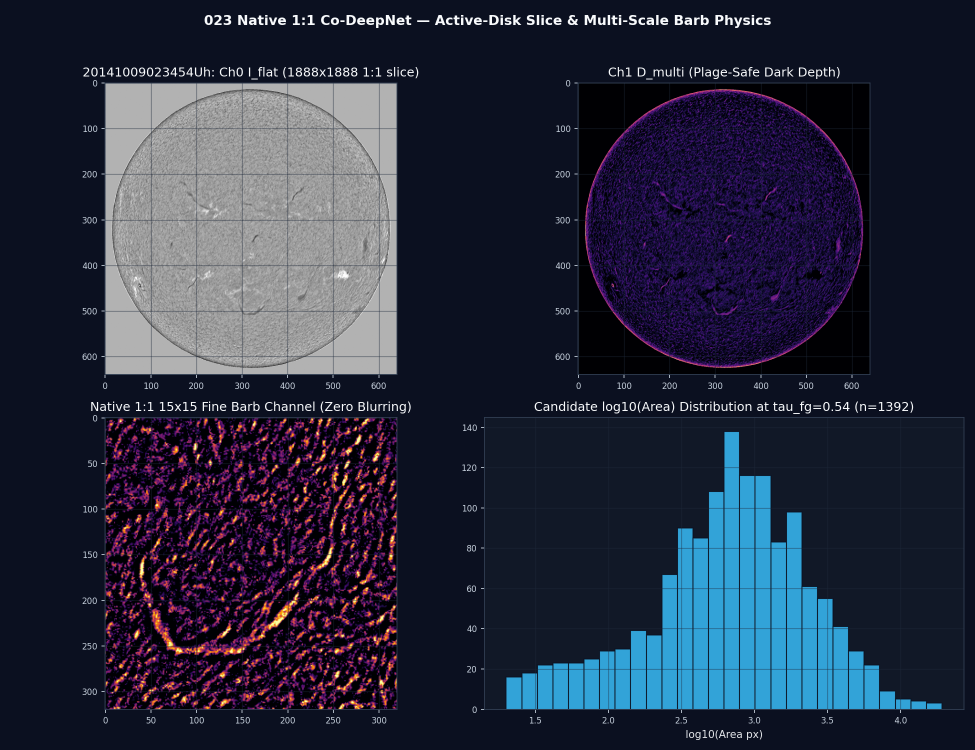
#> input picture report/01_native_5ch_physics_and_targets.png, 1950 x 1500 px (shown at 1/2 size); its folder holds only this picture in this run
$ python -i physics_v2.py   (imports and definitions only)
#> lines starting #> are read from the running program, lines starting #| are printed output that depends on the picture; after the words box and inside, x2 and y2 are one past the last pixel; in counts of white or black regions, pixels touching at a corner belong together
"""Clean-sheet GONG H-alpha limb detector, 2D illumination-first physics, RAM preloader, and GPU 5-ch native barb tensor."""
from __future__ import annotations

import os
import shutil
from concurrent.futures import ThreadPoolExecutor
from pathlib import Path

import cv2
import numpy as np
import torch
import torch.nn.functional as F

IMG_SIZE = 2048
SLICE_SIZE = 1888  # 59 * 32; encloses 100.0% of solar chromosphere (2 * R_sun <= 1844 < 1888) at 1:1 native lattice
DEFAULT_CX = 1021.5
DEFAULT_CY = 1022.2
DEFAULT_R = 906.8


# [20 lines left out: function _algebraic_circle_irls, not called in this run]


def fit_gong_limb(img_u8: np.ndarray) -> tuple[float, float, float, int]:
    """Locate the inner H-alpha solar limb (R in [892, 922] px), rejecting outer coronagraph edges."""
    ys_m, xs_m = np.nonzero(img_u8[::4, ::4] > 75)
    if len(xs_m) > 100:
        cx0 = float(np.clip(0.5 * (float(xs_m.mean()) * 4.0) + 0.5 * DEFAULT_CX, 995.0, 1050.0))
        cy0 = float(np.clip(0.5 * (float(ys_m.mean()) * 4.0) + 0.5 * DEFAULT_CY, 995.0, 1050.0))
    else:
        cx0, cy0 = DEFAULT_CX, DEFAULT_CY

    thetas = np.linspace(0.0, 2.0 * np.pi, 360, endpoint=False, dtype=np.float32)
    radii = np.arange(860.0, 946.0, 1.0, dtype=np.float32)
    cos_t = np.cos(thetas)[:, None]
    sin_t = np.sin(thetas)[:, None]
    img_f = img_u8.astype(np.float32)

    cx, cy, R, rmse = cx0, cy0, DEFAULT_R, 99.0
    n_inliers = 0
    for pass_idx in range(2):
        map_x = (cx + cos_t * radii[None, :]).astype(np.float32)
        map_y = (cy + sin_t * radii[None, :]).astype(np.float32)
        prof = cv2.remap(img_f, map_x, map_y, cv2.INTER_LINEAR, borderMode=cv2.BORDER_CONSTANT, borderValue=0.0)
        prof_s = prof.copy()
        prof_s[:, 1:-1] = 0.25 * prof[:, :-2] + 0.5 * prof[:, 1:-1] + 0.25 * prof[:, 2:]

        r_lo = int(882 - 860)
        r_hi = int(926 - 860)
        grad = np.zeros_like(prof_s)
        grad[:, 4:-4] = prof_s[:, :-8] - prof_s[:, 8:]
        sub = grad[:, r_lo:r_hi]
        best_idx = np.argmax(sub, axis=1) + r_lo
        best_r = radii[best_idx]
        best_g = grad[np.arange(len(thetas)), best_idx]
        inner_i = prof_s[np.arange(len(thetas)), np.maximum(0, best_idx - 14)]

        valid = (inner_i > 58.0) & (best_g > 9.0) & (best_r > 883.0) & (best_r < 925.0)
        if pass_idx == 1 and 890.0 <= R <= 924.0:
            valid &= np.abs(best_r - R) <= 8.0
        n_inliers = int(valid.sum())
        if n_inliers < 45:
            return DEFAULT_CX, DEFAULT_CY, DEFAULT_R, n_inliers

        px = cx + cos_t[valid, 0] * best_r[valid]
        py = cy + sin_t[valid, 0] * best_r[valid]
        cx_fit, cy_fit, R_fit, rmse_fit = _algebraic_circle_irls(px.astype(np.float64), py.astype(np.float64))
        if 892.0 <= R_fit <= 922.0 and abs(cx_fit - DEFAULT_CX) <= 50.0 and abs(cy_fit - DEFAULT_CY) <= 50.0:
            cx, cy, R, rmse = cx_fit, cy_fit, R_fit, rmse_fit
        else:
            return DEFAULT_CX, DEFAULT_CY, DEFAULT_R, n_inliers

    if not (892.0 <= R <= 922.0) or rmse > 8.0:
        return DEFAULT_CX, DEFAULT_CY, DEFAULT_R, n_inliers
    return float(cx), float(cy), float(R), n_inliers


def _clamp_exterior_512(img512: np.ndarray, cx: float, cy: float, R_sun: float) -> tuple[np.ndarray, np.ndarray]:
    cx5 = cx / 4.0
    cy5 = cy / 4.0
    r_lim = 0.982 * (R_sun / 4.0)
    yy, xx = np.mgrid[0:512, 0:512].astype(np.float32)
    dx = xx - cx5
    dy = yy - cy5
    rad = np.hypot(dx, dy)
    scale = np.where(rad > r_lim, r_lim / np.maximum(rad, 1e-6), 1.0).astype(np.float32)
    mx = (cx5 + dx * scale).astype(np.float32)
    my = (cy5 + dy * scale).astype(np.float32)
    clamped = cv2.remap(img512, mx, my, cv2.INTER_LINEAR, borderMode=cv2.BORDER_REPLICATE)
    on_disk512 = rad <= (0.990 * (R_sun / 4.0))
    return clamped, on_disk512


def compute_solar_geometry(cx: float, cy: float, R_sun: float, size: int = IMG_SIZE) -> tuple[np.ndarray, np.ndarray]:
    """Return (on_disk bool mask, mu cosine heliocentric angle float32) at native resolution."""
    yy, xx = np.mgrid[0:size, 0:size].astype(np.float32)
    rho = np.hypot(xx - np.float32(cx), yy - np.float32(cy)) / np.float32(R_sun)
    on_disk = rho <= np.float32(0.996)
    mu = np.sqrt(np.clip(1.0 - rho * rho, 0.0, 1.0)).astype(np.float32)
    return on_disk, mu


# [26 lines left out: function _dark_ridge_tubularity_1024, not called in this run]


def build_physics_channels_u8(
    img_u8: np.ndarray,
    cx: float | None = None,
    cy: float | None = None,
    R_sun: float | None = None,
) -> tuple[np.ndarray, dict[str, float]]:
    """Build 2048x2048x3 uint8 solar physics tensor [I_flat, D_multi, T_ribbon]."""
    if cx is None or cy is None or R_sun is None:
        cx, cy, R_sun, n_inl = fit_gong_limb(img_u8)
    else:
        n_inl = 360

    img_f32 = img_u8.astype(np.float32)
    img512 = cv2.resize(img_f32, (512, 512), interpolation=cv2.INTER_AREA)
    clamped512, _ = _clamp_exterior_512(img512, cx, cy, R_sun)

    m0 = cv2.GaussianBlur(clamped512, (0, 0), 18.0)
    no_plage = np.minimum(clamped512, m0 + 18.0)
    k21 = cv2.getStructuringElement(cv2.MORPH_ELLIPSE, (21, 21))
    b_close = cv2.morphologyEx(no_plage, cv2.MORPH_CLOSE, k21)
    b_mid512 = cv2.GaussianBlur(b_close, (0, 0), 7.0)
    b_broad512 = cv2.GaussianBlur(b_close, (0, 0), 20.0)
    s_2d512 = np.maximum(cv2.GaussianBlur(np.abs(no_plage - b_mid512) * 1.4826, (0, 0), 16.0), 3.5)

    b_mid = cv2.resize(b_mid512, (IMG_SIZE, IMG_SIZE), interpolation=cv2.INTER_LINEAR)
    b_broad = cv2.resize(b_broad512, (IMG_SIZE, IMG_SIZE), interpolation=cv2.INTER_LINEAR)
    s_2d = cv2.resize(s_2d512, (IMG_SIZE, IMG_SIZE), interpolation=cv2.INTER_LINEAR)

    on_disk, _ = compute_solar_geometry(cx, cy, R_sun, IMG_SIZE)
    on_disk_1024 = cv2.resize(on_disk.astype(np.uint8), (1024, 1024), interpolation=cv2.INTER_NEAREST) > 0

    diff_mid = b_mid - img_f32
    diff_broad = b_broad - img_f32

    ch0_f = np.clip(185.0 - 28.0 * (diff_mid / s_2d), 0.0, 255.0)
    ch0_u8 = np.where(on_disk, ch0_f, 185.0).round().astype(np.uint8)

    d_mid = np.clip(diff_mid / (6.5 * s_2d), 0.0, 1.0)
    d_broad = np.clip(diff_broad / (7.5 * s_2d), 0.0, 1.0)
    d_multi_u8 = np.where(on_disk, (0.55 * d_mid + 0.45 * d_broad) * 255.0, 0.0).round().astype(np.uint8)

    t_1024 = _dark_ridge_tubularity_1024(d_multi_u8, on_disk_1024)
    ch2_u8 = cv2.resize(t_1024, (IMG_SIZE, IMG_SIZE), interpolation=cv2.INTER_LINEAR)
    ch2_u8[~on_disk] = 0

    hw3 = np.stack([ch0_u8, d_multi_u8, ch2_u8], axis=-1)
    geom = {
        "cx": float(cx),
        "cy": float(cy),
        "R_sun": float(R_sun),
        "n_inliers": int(n_inl),
        "s_2d_med": float(np.median(s_2d[on_disk])),
    }
    return hw3, geom


# [58 lines left out: functions find_image_path, prepare_physics_cache, not called in this run]


_MMAP_CACHE: dict[str, np.ndarray] = {}


# [112 lines left out: functions load_cached_physics_u8, preload_ram_physics, active_disk_slice_origin, transform_local_center_d4, build_native_5ch_gpu, not called in this run]

>>> import cv2
>>> picture = cv2.imread('../report/01_native_5ch_physics_and_targets.png', cv2.IMREAD_GRAYSCALE)
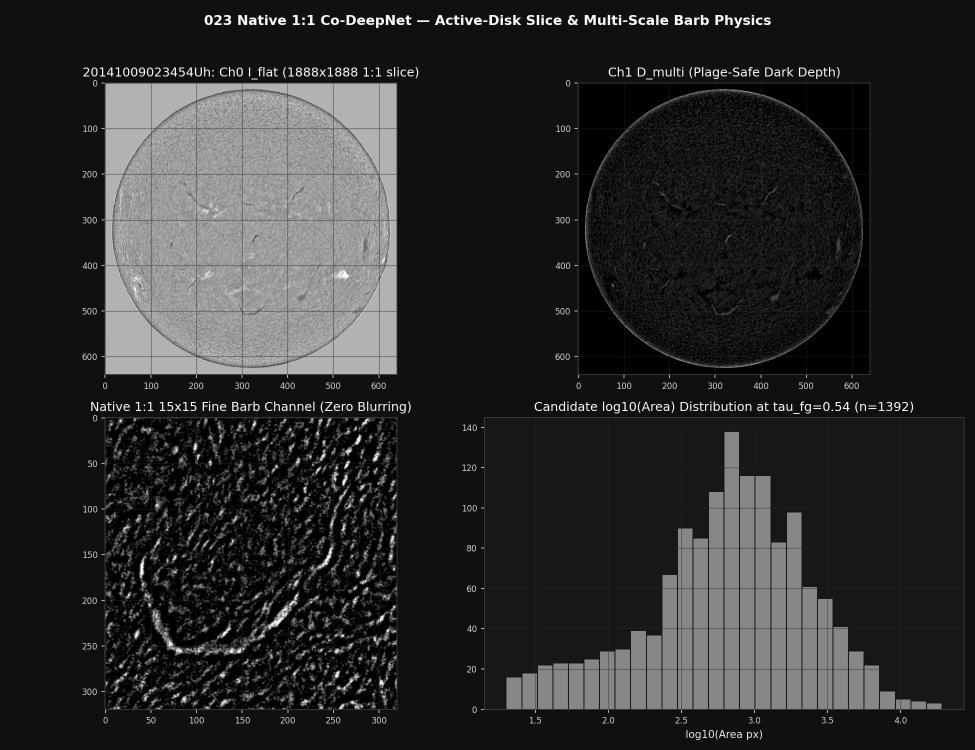
#> picture: shape (1500, 1950) (shown at 1/2 size); min 0, max 255, mean 44
>>> result = build_physics_channels_u8(picture)
#> in fit_gong_limb, `cx0 = float(np.clip(0.5 * (float(xs_m.mean()) * 4.0) + 0.5 * DEFAULT_C..`: cx0 = 995
#> in fit_gong_limb, `cx, cy, R, rmse = cx0, cy0, DEFAULT_R, 99.0`: R = 906.8; rmse = 99
#> the loop in fit_gong_limb, `for pass_idx in range(2):` made 1 pass
#> n_inliers on pass 1: 42
#> after the loop in fit_gong_limb, `for pass_idx in range(2):`:
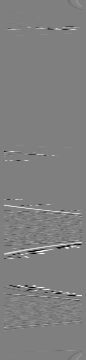
#> grad: shape (360, 86) float32; min -233, max 233, mean 0.8; drawn with min black and max white
#> in build_physics_channels_u8, `cx, cy, R_sun, n_inl = fit_gong_limb(img_u8)`: cx = 1021.5; cy = 1022.2; R_sun = 906.8; n_inl = 42
#> in build_physics_channels_u8, `img512 = cv2.resize(img_f32, (512, 512), interpolation=cv2.INTER_AREA)`:
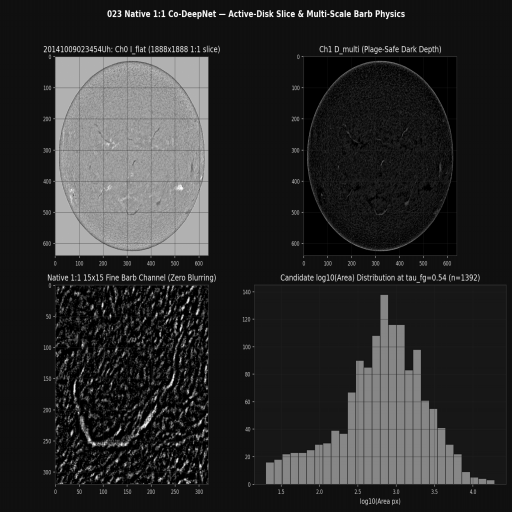
#> img512: shape (512, 512) float32; min 0, max 252.9, mean 44
#> in _clamp_exterior_512, `cx5 = cx / 4.0`: cx5 = 255.4
#> in _clamp_exterior_512, `cy5 = cy / 4.0`: cy5 = 255.6
#> in _clamp_exterior_512, `r_lim = 0.982 * (R_sun / 4.0)`: r_lim = 222.6
#> in _clamp_exterior_512, `on_disk512 = rad <= (0.990 * (R_sun / 4.0))`:
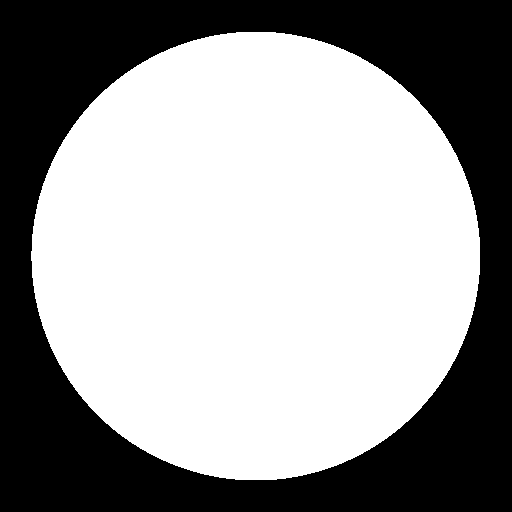
#> on_disk512: shape (512, 512) bool; 60.4% white; 1 black region, box (x1, y1, x2, y2) and area: (0, 0, 512, 512) 103908
#> in build_physics_channels_u8, `s_2d512 = np.maximum(cv2.GaussianBlur(np.abs(no_plage - b_mid512) * 1...`:
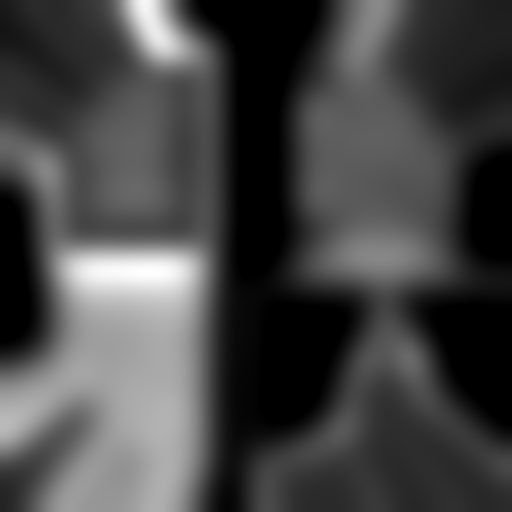
#> s_2d512: shape (512, 512) float32; min 3.5, max 55.8, mean 17.8; drawn with min black and max white
#> in compute_solar_geometry, `on_disk = rho <= np.float32(0.996)`: on_disk: shape (2048, 2048) bool; 61.1% white; 1 black region, box (x1, y1, x2, y2) and area: (0, 0, 2048, 2048) 1631664
#> in compute_solar_geometry, `mu = np.sqrt(np.clip(1.0 - rho * rho, 0.0, 1.0)).astype(np.float32)`:
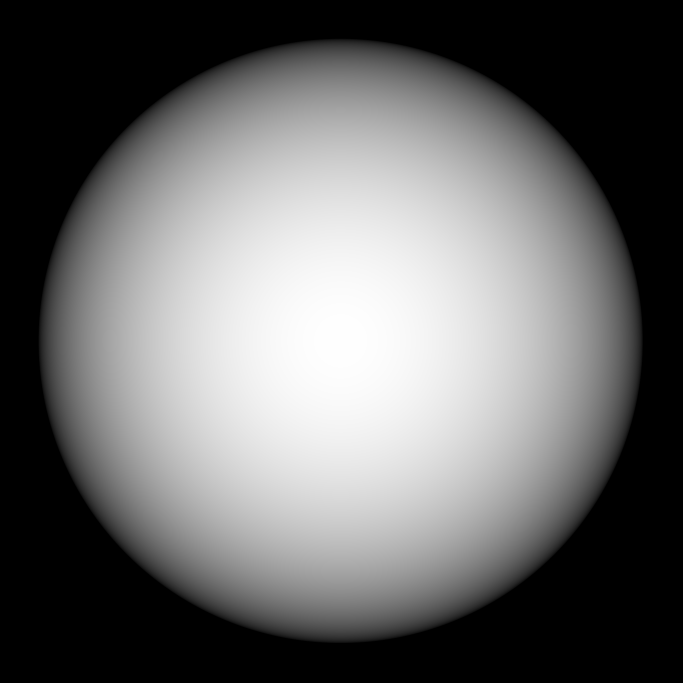
#> mu: shape (2048, 2048) float32 (shown at 1/3 size); min 0, max 1, mean 0.411
#> in build_physics_channels_u8, `on_disk_1024 = cv2.resize(on_disk.astype(np.uint8), (1024, 1024), inte..`:
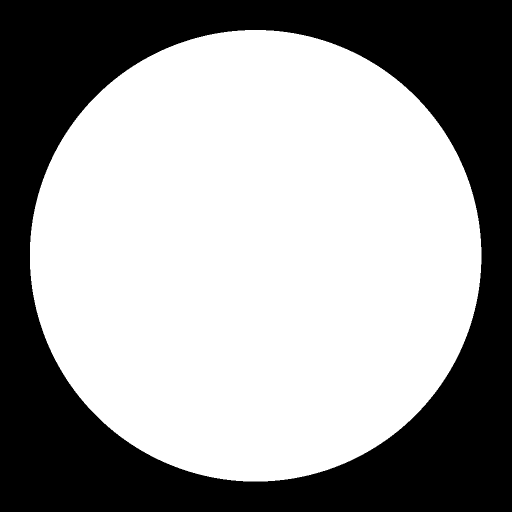
#> on_disk_1024: shape (1024, 1024) bool (shown at 1/2 size); 61.1% white; 1 black region, box (x1, y1, x2, y2) and area: (0, 0, 1024, 1024) 407909
#> (the run stopped early here; a loop or call above may not have finished)

$ run again, on report/02_hybrid_codeepnet_and_stage1_curves.png
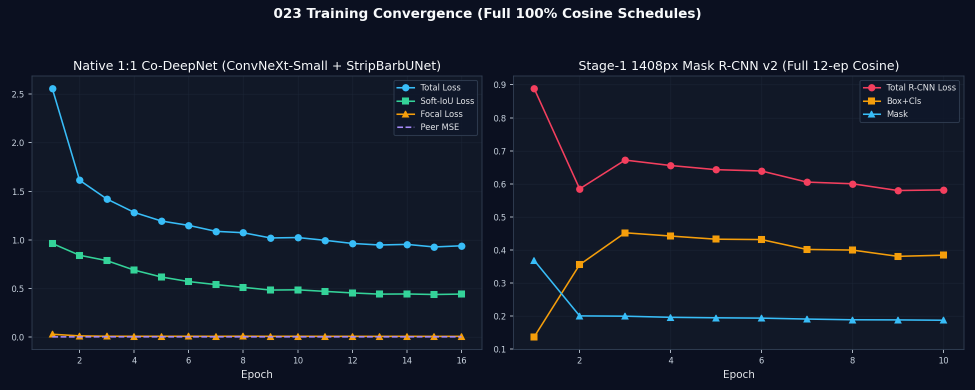
#> input picture report/02_hybrid_codeepnet_and_stage1_curves.png, 1950 x 780 px (shown at 1/2 size)
#> ys_m = 3143 values from 4 to 188; xs_m = 3143 values, max 477 at index 949, min 6 at index 1249, mean 242.6
#> cx0 = 995.9
#> cy0 = 995
#> in fit_gong_limb, `cx, cy, R, rmse = cx0, cy0, DEFAULT_R, 99.0`: cx = 995.9; cy = 995; R = 906.8; rmse = 99
#> the loop in fit_gong_limb, `for pass_idx in range(2):` made 1 pass
#> n_inliers on pass 1: 3
#> after the loop in fit_gong_limb, `for pass_idx in range(2):`:
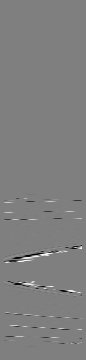
#> grad: shape (360, 86) float32; min -232.6, max 233, mean 0; drawn with min black and max white
#> in build_physics_channels_u8, `cx, cy, R_sun, n_inl = fit_gong_limb(img_u8)`: cx = 1021.5; cy = 1022.2; R_sun = 906.8; n_inl = 3
#> cx5 = 255.4
#> cy5 = 255.6
#> r_lim = 222.6
#> on_disk512: shape (512, 512) bool; 60.4% white; 1 black region, box (x1, y1, x2, y2) and area: (0, 0, 512, 512) 103908
#> in build_physics_channels_u8, `s_2d512 = np.maximum(cv2.GaussianBlur(np.abs(no_plage - b_mid512) * 1...`:
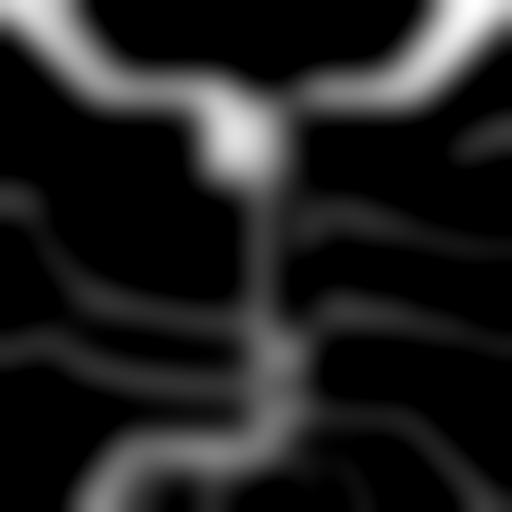
#> s_2d512: shape (512, 512) float32; min 3.5, max 33.03, mean 7.3; drawn with min black and max white
#> on_disk: shape (2048, 2048) bool; 61.1% white; 1 black region, box (x1, y1, x2, y2) and area: (0, 0, 2048, 2048) 1631664
#> on_disk_1024: shape (1024, 1024) bool; 61.1% white; 1 black region, box (x1, y1, x2, y2) and area: (0, 0, 1024, 1024) 407909

$ run again, on report/04_native_1to1_barb_and_disk_overlays.png
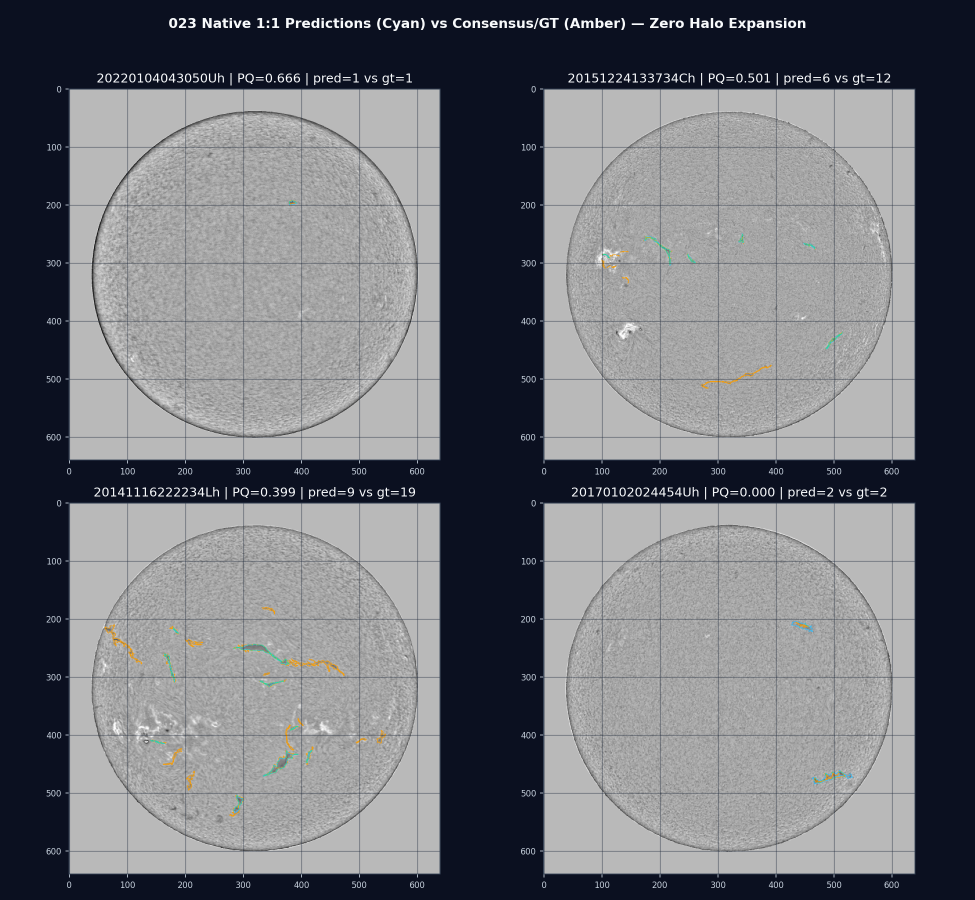
#> input picture report/04_native_1to1_barb_and_disk_overlays.png, 1950 x 1800 px (shown at 1/2 size)
#> cx0 = 1002.4
#> cy0 = 995
#> in fit_gong_limb, `cx, cy, R, rmse = cx0, cy0, DEFAULT_R, 99.0`: cx = 1002.4; cy = 995; R = 906.8; rmse = 99
#> the loop in fit_gong_limb, `for pass_idx in range(2):` made 2 passes
#> (n_inliers, rmse, cx_fit, cy_fit, R_fit, rmse_fit, cx, cy) on passes 1 to 2: (160, 11.41, 1003.6, 995.6, 904.5, 11.41, 1003.6, 995.6), (65, 4.17, 1005.1, 996.3, 905.4, 4.17, 1005.1, 996.3)
#> in build_physics_channels_u8, `cx, cy, R_sun, n_inl = fit_gong_limb(img_u8)`: cx = 1005.1; cy = 996.3; R_sun = 905.4; n_inl = 65
#> cx5 = 251.3
#> cy5 = 249.1
#> r_lim = 222.3
#> on_disk512: shape (512, 512) bool; 60.2% white; 1 black region, box (x1, y1, x2, y2) and area: (0, 0, 512, 512) 104379
#> on_disk: shape (2048, 2048) bool; 60.9% white; 1 black region, box (x1, y1, x2, y2) and area: (0, 0, 2048, 2048) 1639504
#> in build_physics_channels_u8, `on_disk_1024 = cv2.resize(on_disk.astype(np.uint8), (1024, 1024), inte..`:
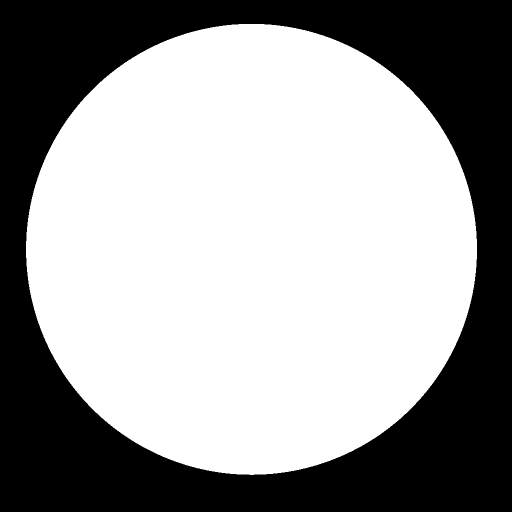
#> on_disk_1024: shape (1024, 1024) bool (shown at 1/2 size); 60.9% white; 1 black region, box (x1, y1, x2, y2) and area: (0, 0, 1024, 1024) 409870
